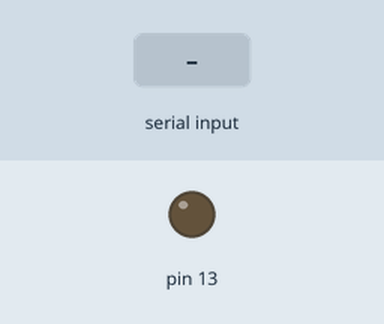
Simulated run of this sketch. Board: Arduino Uno, built with avr-gcc and run on an emulated ATmega328P. On the bench: output pins drawn as LEDs (lit = HIGH). Inputs (shaded band) come from the test bench.

Above: at 1.2 s.
1.3 s: "L" received over Serial
At 1.7 s:
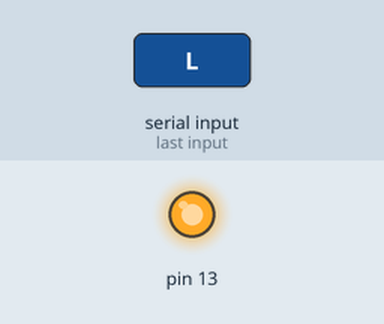
2.8 s: "D" received over Serial
At 4.1 s:
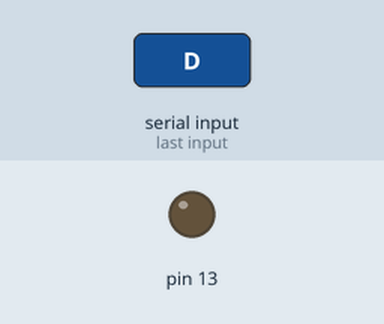
Timing chart, 0 to 5.8 s (numbered marks = the images above; inputs shaded):
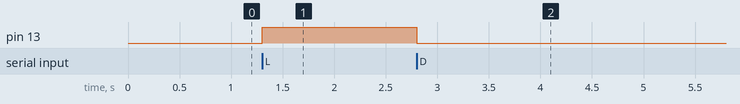

Measured:
- after the input at 1.3 s, pin 13: LOW → HIGH at once
- after the input at 2.8 s, pin 13: HIGH → LOW at once

The sketch:

sketch_oct28a.ino
```cpp
void setup() {
  Serial.begin(9600);
  pinMode(13, OUTPUT);
  digitalWrite(13, LOW);
}

void loop() {
  char aux;
  while(!Serial.available()); //Se chegar algo na serial, o programa sai do while
    aux = Serial.read();
    if(aux == 'L' ) digitalWrite (13, HIGH);
    if(aux == 'D' ) digitalWrite (13, LOW);

}
```
